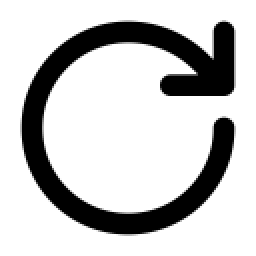
#> input picture assets/ui/refresh.png, 128 x 128 px (shown 2 times larger); its folder holds only this picture in this run
$ python -i gui.py   (imports and definitions only)
#> lines starting #> are read from the running program, lines starting #| are printed output that depends on the picture
import customtkinter as ctk
import threading
import tkinter as tk
import queue
import requests
import webbrowser
from datetime import datetime
from main import load_portfolio, get_portfolio_data, remove_coin_portfolio, save_portfolio, get_coin_list, add_coin_portfolio
from pathlib import Path
from PIL import Image, ImageOps, ImageChops, ImageColor, ImageDraw, ImageFilter, ImageTk, ImageFont
from math import ceil
from io import BytesIO

# [1 line that did not run here, left out]

# [1 line not run here, left out]

# [1 line that did not run here, left out]
# [1 line that did not run here, left out]

BASE_WIDTH = 1280
BASE_HEIGHT = 760

# [4 lines that did not run here, left out]

# [4 lines that did not run here, left out]

# [4 lines that did not run here, left out]

# [4 lines that did not run here, left out]

# [1 line that did not run here, left out]
# [1 line that did not run here, left out]

# [8 lines not run here, left out]

# [1 line that did not run here, left out]

portfolio_queue = queue.Queue()
add_queue = queue.Queue()
last_rows = []
selected_symbol = None
last_updated_time = "--:--:--"
HELP_VIDEO_URL = "https://github.com/FOU-SHREX/FOU/blob/main/readme.md"

coin_logo_source_cache = {}
coin_logo_cache = {}
coin_logo_loading = set()
coin_logo_waiters = {}

UI_DIR = Path(__file__).resolve().parent / "assets" / "ui"
REACTION_DIR = Path(__file__).resolve().parent / "assets" / "reactions"
FOU_DEFAULT_UI_DIR = UI_DIR / "fou_default"
FOOL_UI_DIR = UI_DIR / "the_fool"
VOID_UI_DIR = UI_DIR / "void"

FOU_DEFAULT_BG_PATH = (
    FOU_DEFAULT_UI_DIR / "fou_default_bg.png"
)

FOOL_BG_PATH = (
    FOOL_UI_DIR / "the_fool_bg.png"
)

VOID_BG_PATH = (
    VOID_UI_DIR / "void_bg.png"
)

FOOL_COMPANION_FRAME_PATH = (
    FOOL_UI_DIR / "companion_frame.png"
)

FOOL_PORTFOLIO_FRAME_PATH = (
    FOOL_UI_DIR / "portfolio_frame.png"
)

VOID_PORTFOLIO_FRAME_PATH = (
    VOID_UI_DIR / "portfolio_frame.png"
)

VOID_COMPANION_FRAME_PATH = (
    VOID_UI_DIR / "companion_frame.png"
)

VOID_BUTTON_FRAME_PATH = (
    VOID_UI_DIR / "button_frame.png"
)

fool_companion_frame_pil = None
fool_portfolio_frame_pil = None
void_portfolio_frame_pil = None
void_companion_frame_pil = None
void_button_frame_pil = None

# [73 lines not run here, left out]

ICON_PATH = UI_DIR / "fou_icon.ico"

# [16 lines not run here, left out]

reaction_image_cache = {}

current_reaction_state = "idle"

REACTION_WIDTH = 470
REACTION_HEIGHT = 560

current_reaction_width = REACTION_WIDTH
current_reaction_height = REACTION_HEIGHT

responsive_job = None
reaction_render_job = None


REACTION_THEME_DIRS = {
    "FOU DEFAULT": "fou_default",
    "THE FOOL": "the_fool",
    "VOID": "void",
    "TERMINAL": "terminal",
    "FROST": "frost",
    "NEON": "neon"
}

COMPANION_NAMES = {
    "FOU DEFAULT": "FOU",
    "THE FOOL": "MR. FOOL",
    "VOID": "NØXAR",
    "TERMINAL": "NULL-7",
    "FROST": "CRYØN",
    "NEON": "VYREX"
}

THEME_NAMES = [
    "FOU DEFAULT",
    "THE FOOL",
    "VOID"
]

THEMES = {
    "FOU DEFAULT": {
        "app_bg": "#080B0F",
        "panel_bg": "#101317",
        "row_bg": "#101316",
        "text": "#F5F4F1",
        "muted_text": "#C6C5CC",
        "accent": "#EAE4DA",
        "border": "#484D53",
        "card_border": "#363C42",
        "row_separator": "#292E33",
        "button_bg": "#0D1013",
        "button_hover": "#1B1F23",
        "entry_bg": "#0C0F12",
        "entry_border": "#62656A",
        "selected_row_bg": "#282928",
        "selected_border": "#66686B",
        "reaction_bg": "transparent",
        "coin_logo_mode": "theme",
        "coin_logo_color": "#F2E8D5",
        "coin_logo_dark_color": "#5E5A54",
        "status_divider": "#555A60",
        "scrollbar_track": "#101317",
        "scrollbar_thumb": "#B9B2A8",
        "scrollbar_hover": "#EAE4DA"
    },

    "THE FOOL": {
        "app_bg": "#070A0B",
        "panel_bg": "#090D0E",
        "row_bg": "#090D0E",

        "text": "#F2EADB",
        "muted_text": "#B8B5B0",
        "numeric_text": "#F0F0ED",

        "accent": "#C49B60",
        "accent_highlight": "#E8C998",
        "accent_shadow": "#705332",

        "border": "#AA8754",
        "card_border": "#B8955F",
        "row_separator": "#343737",

        "button_bg": "#090B0B",
        "button_hover": "#18130D",

        "entry_bg": "#080C0D",
        "entry_border": "#77716A",

        "selected_row_bg": "#2A2825",
        "selected_border": "#A78C61",
        "selected_strip": "#D7AE75",

        "status_dot": "#E5CBA5",
        "status_divider": "#9B7D4D",

        "reaction_bg": "#070A0B",

        "coin_logo_mode": "theme",
        "coin_logo_color": "#E8D7B9",
        "coin_logo_dark_color": "#8D7858",

        "scrollbar_track": "#181613",
        "scrollbar_thumb": "#D7AC74",
        "scrollbar_hover": "#E8C998",

        "parchment_bg": "#EBD8B7",
        "parchment_highlight": "#F5E8D1",
        "parchment_shadow": "#D4BE99",
        "parchment_text": "#100D09",

        "deep_red": "#4A2020"

    },

    "VOID": {
        "app_bg": "#08070C",
        "panel_bg": "#100F14",
        "row_bg": "#121116",

        "text": "#E9E4EC",
        "muted_text": "#ADA3B8",

        "accent": "#C0ABD8",
        "accent_highlight": "#DCCCF3",

        "border": "#746586",
        "card_border": "#51475D",
        "row_separator": "#34303C",

        "button_bg": "#121019",
        "button_hover": "#261D31",

        "entry_bg": "#0D0B12",
        "entry_border": "#746586",

        "selected_row_bg": "#2A2332",
        "selected_border": "#A18BB7",
        "selected_strip": "#D2B5F2",

        "status_dot": "#D2B5F2",
        "status_divider": "#6E5D84",

        "reaction_bg": "#0B0A10",

        "coin_logo_mode": "theme",
        "coin_logo_color": "#D8C6ED",
        "coin_logo_dark_color": "#685A78",

        "scrollbar_track": "#14111A",
        "scrollbar_thumb": "#B89DD4",
        "scrollbar_hover": "#D9C4F1"
    }
}


def create_database_icon(color, size= (18, 18)):
    scale = 4

    image = Image.new(
        "RGBA",
        (20 * scale, 20 * scale),
        (0, 0, 0, 0)
    )

    draw = ImageDraw.Draw(image)
    stroke = scale

    draw.ellipse(
        (3 * scale, 2 * scale, 17 * scale, 8 * scale),
        outline= color,
        width= stroke
    )

    for x in (3, 17):
        draw.line(
            (x * scale, 5 * scale, x * scale, 15 * scale),
            fill= color,
            width= stroke
        )

    draw.arc(
        (3 * scale, 7 * scale, 17 * scale, 13 * scale),
        start= 0,
        end= 180,
        fill= color,
        width= stroke
    )

    draw.arc(
        (3 * scale, 12 * scale, 17 * scale, 18 * scale),
        start= 0,
        end= 180,
        fill= color,
        width= stroke
    )

    image = image.resize(
        size,
        Image.Resampling.LANCZOS
    )

    return ctk.CTkImage(
        light_image= image,
        dark_image= image,
        size= size
    )


def create_search_icon(color, size= (18, 18)):
#> called with color = '#C6C5CC', size = (18, 18)
    scale= 4

    large_size = (
        size[0] * scale,
        size[1] * scale
    )

    image = Image.new(
        "RGBA",
        large_size,
        (0, 0, 0, 0)
    )
#> image: PIL image 72x72 RGBA; every value is 0

    draw = ImageDraw.Draw(image)

    draw.ellipse(
        (
            2 * scale,
            2 * scale,
            11 * scale,
            11 * scale
        ),
        outline= color,
        width= 2 * scale
    )

    draw.line(
        (
            10 * scale,
            10 * scale,
            16 * scale,
            16 * scale
        ),
        fill= color,
        width= 2 * scale
    )

    image = image.resize(
        size,
        Image.Resampling.LANCZOS
    )
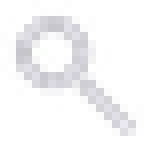
#> image: PIL image 18x18 RGBA (shown 8 times larger); mean R, G, B, A 97.8, 97.5, 99.4, 48.7; transparent parts drawn white

    return ctk.CTkImage(
        light_image= image,
        dark_image= image,
        size= size
    )


# [50 lines left out: function create_remove_icon, not called in this run]


def create_clock_icon(color, size=(20, 20)):
#> called with color = '#C6C5CC', size = (20, 20)
    scale = 4

    large_size = (
        size[0] * scale,
        size[1] * scale
    )

    image = Image.new(
        "RGBA",
        large_size,
        (0, 0, 0, 0)
    )
#> image: PIL image 80x80 RGBA; every value is 0

    draw = ImageDraw.Draw(image)

    center = 10 * scale

    draw.ellipse(
        (
            2 * scale,
            2 * scale,
            18 * scale,
            18 * scale
        ),
        outline= color,
        width= 2 * scale
    )

    draw.line(
        (
            center,
            center,
            center,
            5 * scale
        ),
        fill = color,
        width= 2 * scale
    )

    draw.line(
        (
            center,
            center,
            14 * scale,
            12 * scale
        ),
        fill = color,
        width= 2 * scale
    )

    image = image.resize(
        size,
        Image.Resampling.LANCZOS
    )
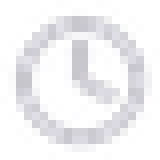
#> image: PIL image 20x20 RGBA (shown 8 times larger); mean R, G, B, A 131.6, 131.1, 134.8, 69; transparent parts drawn white

    return ctk.CTkImage(
        light_image= image,
        dark_image= image,
        size= size
    )


def create_activity_icon(state, circle_color, symbol_color, size= (32, 32)):
#> called with state = 'idle', circle_color = '#EAE4DA', symbol_color = '#080B0F', size = (32, 32)
    scale = 4

    image = Image.new(
        "RGBA",
        (
            size[0] * scale,
            size[1] * scale
        ),
        (0, 0, 0, 0)
    )
#> image: PIL image 128x128 RGBA; every value is 0

    draw = ImageDraw.Draw(image)

    draw.ellipse(
        (
            1 * scale,
            1 * scale,
            31 * scale,
            31 * scale
        ),
        fill = circle_color
    )

    if state == "loading":
        draw.arc(
            (
                8 * scale,
                8 * scale,
                24 * scale,
                24 * scale
            ),
            start= 30,
            end= 300,
            fill= symbol_color,
            width= 3 * scale
        )

    elif state in ("confused", "angry"):
        draw.line(
            (
                16 * scale,
                8 * scale,
                16 * scale,
                19 * scale
            ),
            fill= symbol_color,
            width= 3 * scale
        )

        draw.ellipse(
            (
                14 * scale,
                22 * scale,
                18 * scale,
                26 * scale
            ),
            fill= symbol_color
        )

    else:
        draw.line(
            (
                8 * scale,
                16 * scale,
                13 * scale,
                21 * scale
            ),
            fill = symbol_color,
            width= 3 * scale
        )

        draw.line(
            (
                13 * scale,
                21 * scale,
                24 * scale,
                10 * scale
            ),
            fill= symbol_color,
            width= 3 * scale
        )

    image = image.resize(
        size,
        Image.Resampling.LANCZOS
    )
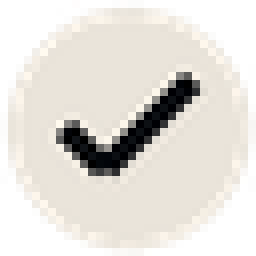
#> image: PIL image 32x32 RGBA (shown 8 times larger); mean R, G, B, A 178.2, 174.2, 167.2, 178.8; transparent parts drawn white

    return ctk.CTkImage(
        light_image= image,
        dark_image= image,
        size= size
    )


def create_tinted_icon(path, color, size= (20, 20)):
#> called with color = '#F5F4F1', size = (20, 20)
    image = Image.open(path).convert("RGBA")
#> image is the input picture: PIL image 128x128 RGBA; mean R, G, B, A 0, 0, 0, 56

    alpha = image.getchannel("A")
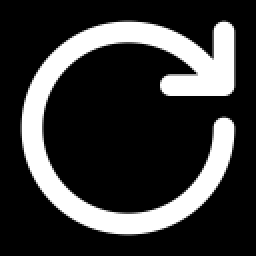
#> alpha: PIL image 128x128 L (shown 2 times larger); min 0, max 255, mean 56

    tinted = Image.new(
        "RGBA",
        image.size,
        color
    )

    tinted.putalpha(alpha)
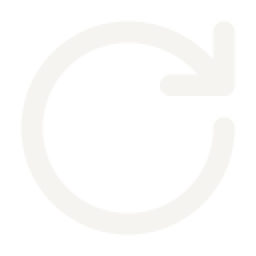
#> tinted: PIL image 128x128 RGBA (shown 2 times larger); mean R, G, B, A 245, 244, 241, 56; transparent parts drawn white

    return ctk.CTkImage(
        light_image=tinted,
        dark_image= tinted,
        size= size
    )

current_theme = "FOU DEFAULT"

# [3 lines that did not run here, left out]

# [3 lines that did not run here, left out]

# [5 lines that did not run here, left out]

# [4 lines that did not run here, left out]

# [4 lines that did not run here, left out]

# [3 lines not run here, left out]

# [8 lines that did not run here, left out]

# [3 lines not run here, left out]

# [1 line that did not run here, left out]

# [2 lines that did not run here, left out]

logo_height = 56
#> logo_height = 56

# [4 lines that did not run here, left out]

# [3 lines that did not run here, left out]

# [5 lines that did not run here, left out]

fool_logo_height = 64
# [3 lines that did not run here, left out]

# [5 lines that did not run here, left out]

# [5 lines that did not run here, left out]

# [8 lines not run here, left out]

# [4 lines that did not run here, left out]
# [9 lines not run here, left out]

# [5 lines that did not run here, left out]

# [5 lines that did not run here, left out]

# [4 lines that did not run here, left out]
# [7 lines not run here, left out]

# [5 lines that did not run here, left out]
# [5 lines not run here, left out]

# [5 lines that did not run here, left out]
# [6 lines not run here, left out]

theme_card_pil = Image.new(
    "RGBA",
    (64, 64),
    (0, 0, 0, 0)
)
#> theme_card_pil: PIL image 64x64 RGBA; every value is 0

theme_card_draw = ImageDraw.Draw(theme_card_pil)

# [13 lines not run here, left out]

# [5 lines that did not run here, left out]

# [6 lines that did not run here, left out]

# [6 lines not run here, left out]

# [7 lines that did not run here, left out]

# [6 lines not run here, left out]

# [6 lines that did not run here, left out]

# [4 lines not run here, left out]

# [8 lines that did not run here, left out]

# [6 lines not run here, left out]

# [11 lines that did not run here, left out]
# [6 lines not run here, left out]

# [5 lines that did not run here, left out]

# [11 lines that did not run here, left out]
# [6 lines not run here, left out]

# [4 lines that did not run here, left out]
# [12 lines not run here, left out]

# [6 lines that did not run here, left out]
# [9 lines not run here, left out]

# [5 lines that did not run here, left out]
# [6 lines not run here, left out]

# [8 lines that did not run here, left out]
# [6 lines not run here, left out]

# [5 lines that did not run here, left out]
# [5 lines not run here, left out]

# [7 lines that did not run here, left out]

# [7 lines that did not run here, left out]

# [9 lines that did not run here, left out]

# [5 lines that did not run here, left out]
# [11 lines not run here, left out]

# [7 lines that did not run here, left out]
#> in create_database_icon, `image = image.resize( size, Image.Resampling.LANCZOS )`:
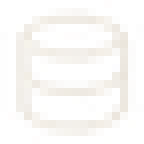
#> image: PIL image 18x18 RGBA (shown 8 times larger); mean R, G, B, A 144.9, 141.3, 135.4, 53.1; transparent parts drawn white
#> (the call stopped at in create_activity_icon, `return ctk.CTkImage( light_image= image, dark_image= image, size= size )`: customtkinter is not available in this run)

# [8 lines that did not run here, left out]
# [5 lines not run here, left out]

# [13 lines that did not run here, left out]

# [5 lines not run here, left out]

# [7 lines that did not run here, left out]
# [9 lines not run here, left out]

# [9 lines that did not run here, left out]

# [7 lines that did not run here, left out]

# [5 lines that did not run here, left out]
# [12 lines not run here, left out]

# [5 lines that did not run here, left out]
# [9 lines not run here, left out]

# [9 lines that did not run here, left out]

# [5 lines that did not run here, left out]

# [5 lines that did not run here, left out]
# [8 lines not run here, left out]

# [6 lines that did not run here, left out]
# [10 lines not run here, left out]

# [6 lines that did not run here, left out]
# [7 lines not run here, left out]

# [11 lines that did not run here, left out]
# [7 lines not run here, left out]

# [7 lines that did not run here, left out]
# [5 lines not run here, left out]

# [4 lines that did not run here, left out]
# [9 lines not run here, left out]

# [5 lines that did not run here, left out]
# [5 lines not run here, left out]

# [8 lines that did not run here, left out]
# [6 lines not run here, left out]

# [6 lines that did not run here, left out]
# [5 lines not run here, left out]

# [8 lines that did not run here, left out]
# [6 lines not run here, left out]

# [6 lines that did not run here, left out]
# [5 lines not run here, left out]

# [4 lines that did not run here, left out]
# [9 lines not run here, left out]

# [6 lines that did not run here, left out]
# [7 lines not run here, left out]

# [10 lines that did not run here, left out]
# [9 lines not run here, left out]

# [8 lines that did not run here, left out]
# [11 lines not run here, left out]

# [8 lines that did not run here, left out]
# [4 lines not run here, left out]

# [4 lines that did not run here, left out]
# [9 lines not run here, left out]

# [4 lines that did not run here, left out]
# [5 lines not run here, left out]

# [4 lines that did not run here, left out]
# [5 lines not run here, left out]

# [7 lines that did not run here, left out]
# [14 lines not run here, left out]

# [5 lines that did not run here, left out]
# [9 lines not run here, left out]

# [6 lines that did not run here, left out]
# [6 lines not run here, left out]

# [8 lines that did not run here, left out]
# [7 lines not run here, left out]

# [10 lines that did not run here, left out]
# [6 lines not run here, left out]

# [6 lines that did not run here, left out]
# [7 lines not run here, left out]

# [7 lines that did not run here, left out]

# [11 lines not run here, left out]

# [7 lines that did not run here, left out]
# [6 lines not run here, left out]

# [8 lines that did not run here, left out]
# [4 lines not run here, left out]

# [7 lines that did not run here, left out]

# [8 lines not run here, left out]

# [14 lines left out: function update_portfolio_status, not called in this run]

def remove_coin_logo_background(image):
    image = image.convert("RGBA")

    width, height = image.size

    if width < 3 or height < 3:
        return image

    border_pixels = []

    for x in range(width):
        border_pixels.append(
            image.getpixel((x, 0))
        )

        border_pixels.append(
            image.getpixel((x, height - 1))
        )

    for y in range(1, height -1):
        border_pixels.append(
            image.getpixel((0, y))
        )

        border_pixels.append(
            image.getpixel((width - 1, y))
        )

    opaque_border = [
        pixel
        for pixel in border_pixels
        if pixel[3] >= 180
    ]

    if len(opaque_border) < len(border_pixels) * 0.25:
        return image

    color_groups = {}

    for r, g, b, a in opaque_border:
        key= (
            r // 16,
            g // 16,
            b // 16
        )

        color_groups.setdefault(
            key,
            []
        ).append(
            (r, g, b)
        )

    largest_group = max(
        color_groups.values(),
        key= len
    )

    if len(largest_group) < len(opaque_border) * 0.45:
        return image

    bg_r = sum(
        pixel[0]
        for pixel in largest_group
    ) // len(largest_group)

    bg_g = sum(
        pixel[1]
        for pixel in largest_group
    ) // len(largest_group)

    bg_b = sum(
        pixel[2]
        for pixel in largest_group
    ) // len(largest_group)

    cleaned_pixels = []

    for r, g, b, a in image.get_flattened_data():

        if a == 0:
            cleaned_pixels.append(
                (r, g, b, 0)
            )
            continue

        difference = max(
            abs(r - bg_r),
            abs(g - bg_g),
            abs(b - bg_b)
        )

        if difference <= 24:
            new_alpha = 0

        elif difference < 60:
            fade = (
                difference - 24
            ) / (
                60 - 24
            )

            new_alpha = int(
                a * fade
            )

        else:
            new_alpha = a

        cleaned_pixels.append(
            (
                r,
                g,
                b,
                new_alpha
            )
        )

    cleaned_image = Image.new(
        "RGBA",
        image.size,
        (0, 0, 0, 0)
    )

    cleaned_image.putdata(
        cleaned_pixels
    )

    return cleaned_image


def normalize_coin_logo(image):
    image = image.convert("RGBA")

    alpha = image.getchannel("A")
    bounds = alpha.getbbox()
#> bounds = (10, 10, 118, 118)

    if bounds is not None:
        image = image.crop(bounds)
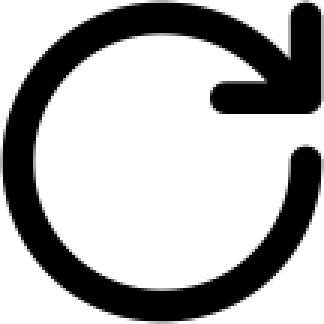
#> image: PIL image 108x108 RGBA (shown 3 times larger); mean R, G, B, A 0, 0, 0, 78.7; transparent parts drawn white

    image= remove_coin_logo_background(image)
#> (the rest of the program and of its run is left out)
